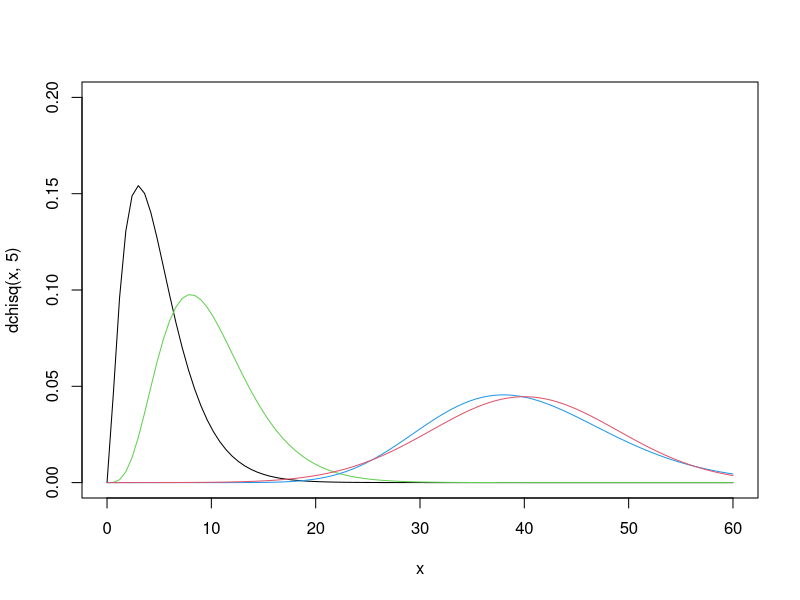

Write R code to recreate this figure.
curve(dchisq(x,5), xlim = c(0,60), ylim = c(0,0.2))
curve(dchisq(x,10), add = T, col = 3)
curve(dchisq(x,40), add = T, col = 4)
curve(dnorm(x, 40, sqrt(80)), add = T, col = 2)
